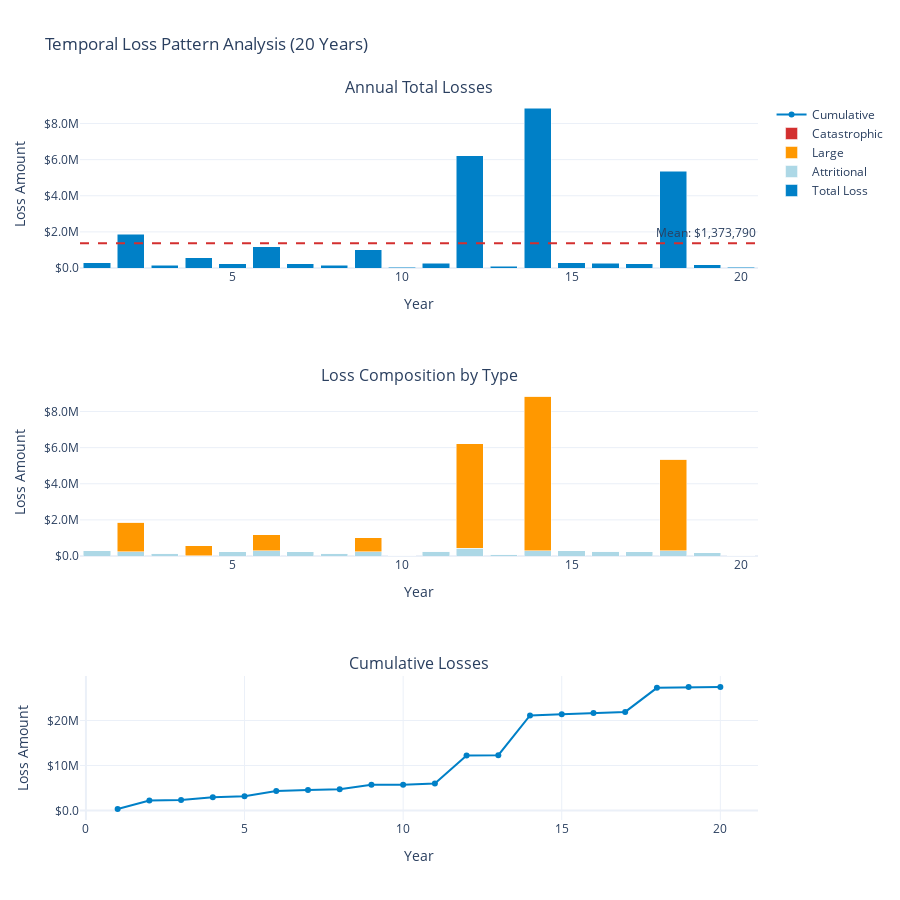

Notebook cell for this chart:
### Markdown cell above
## 2. Temporal Loss Patterns

### Code cell
def simulate_temporal_losses(years=10, seed=42):
    """Simulate losses over multiple years."""
    
    generator = ManufacturingLossGenerator(
        attritional_params={
            'base_frequency': 5.0,
            'severity_mean': 50_000,
            'severity_cv': 0.8
        },
        large_params={
            'base_frequency': 0.5,
            'severity_mean': 2_000_000,
            'severity_cv': 1.2
        },
        catastrophic_params={
            'base_frequency': 0.02,
            'severity_xm': 10_000_000,
            'severity_alpha': 2.5
        },
        seed=seed
    )
    
    yearly_data = []
    
    for year in range(years):
        events, stats = generator.generate_losses(duration=1.0, revenue=10_000_000)
        
        yearly_data.append({
            'year': year + 1,
            'total_loss': stats['total_amount'],
            'num_events': len(events),
            'attritional': sum(e.amount for e in events if e.loss_type == 'attritional'),
            'large': sum(e.amount for e in events if e.loss_type == 'large'),
            'catastrophic': sum(e.amount for e in events if e.loss_type == 'catastrophic')
        })
    
    return pd.DataFrame(yearly_data)

# Simulate temporal losses
temporal_df = simulate_temporal_losses(years=20)

# Create temporal visualization
fig = make_subplots(
    rows=3, cols=1,
    subplot_titles=(
        'Annual Total Losses',
        'Loss Composition by Type',
        'Cumulative Losses'
    ),
    row_heights=[0.35, 0.35, 0.3]
)

# Annual total losses
fig.add_trace(
    go.Bar(
        x=temporal_df['year'],
        y=temporal_df['total_loss'],
        name='Total Loss',
        marker_color=WSJ_COLORS['blue']
    ),
    row=1, col=1
)

# Add mean line
mean_loss = temporal_df['total_loss'].mean()
fig.add_hline(
    y=mean_loss,
    line_dash="dash",
    line_color=WSJ_COLORS['red'],
    annotation_text=f"Mean: ${mean_loss:,.0f}",
    row=1, col=1
)

# Stacked bar chart by type
fig.add_trace(
    go.Bar(
        x=temporal_df['year'],
        y=temporal_df['attritional'],
        name='Attritional',
        marker_color=WSJ_COLORS['light_blue']
    ),
    row=2, col=1
)

fig.add_trace(
    go.Bar(
        x=temporal_df['year'],
        y=temporal_df['large'],
        name='Large',
        marker_color=WSJ_COLORS['orange']
    ),
    row=2, col=1
)

fig.add_trace(
    go.Bar(
        x=temporal_df['year'],
        y=temporal_df['catastrophic'],
        name='Catastrophic',
        marker_color=WSJ_COLORS['red']
    ),
    row=2, col=1
)

# Cumulative losses
temporal_df['cumulative'] = temporal_df['total_loss'].cumsum()
fig.add_trace(
    go.Scatter(
        x=temporal_df['year'],
        y=temporal_df['cumulative'],
        mode='lines+markers',
        name='Cumulative',
        line=dict(color=WSJ_COLORS['blue'], width=2)
    ),
    row=3, col=1
)

# Update layout
fig.update_layout(
    height=900,
    showlegend=True,
    title_text="Temporal Loss Pattern Analysis (20 Years)",
    template='plotly_white',
    barmode='stack'
)

fig.update_xaxes(title_text="Year")
fig.update_yaxes(title_text="Loss Amount", tickformat='$.2s')

fig.show()

# Summary statistics
print("\nTemporal Loss Statistics:")
print("="*50)
print(f"Mean annual loss: ${temporal_df['total_loss'].mean():,.0f}")
print(f"Std deviation: ${temporal_df['total_loss'].std():,.0f}")
print(f"Coefficient of variation: {temporal_df['total_loss'].std()/temporal_df['total_loss'].mean():.2f}")
print(f"Min annual loss: ${temporal_df['total_loss'].min():,.0f}")
print(f"Max annual loss: ${temporal_df['total_loss'].max():,.0f}")
print(f"Years with catastrophic losses: {(temporal_df['catastrophic'] > 0).sum()}")

### Figure 1 — Plotly figure (JSON) as saved in the notebook; plotly's stock layout.template omitted (floating-point values rounded to 4 significant figures)
{"data": [{"marker": {"color": "#0080C7"}, "name": "Total Loss", "type": "bar", "x": [1, 2, 3, 4, 5, 6, 7, 8, 9, 10, 11, 12, 13, 14, 15, 16, 17, 18, 19, 20], "xaxis": "x", "y": [299400.0, 1879000.0, 159800.0, 564600.0, 238700.0, 1179000.0, 226500.0, 141200.0, 1010000.0, 37330.0, 250200.0, 6216000.0, 96900.0, 8835000.0, 278700.0, 266300.0, 245300.0, 5349000.0, 173800.0, 29630.0], "yaxis": "y"}, {"marker": {"color": "#ADD8E6"}, "name": "Attritional", "type": "bar", "x": [1, 2, 3, 4, 5, 6, 7, 8, 9, 10, 11, 12, 13, 14, 15, 16, 17, 18, 19, 20], "xaxis": "x2", "y": [299400.0, 246700.0, 159800.0, 21770.0, 238700.0, 283000.0, 226500.0, 141200.0, 237400.0, 37330.0, 250200.0, 420000.0, 96900.0, 286700.0, 278700.0, 266300.0, 245300.0, 283100.0, 173800.0, 29630.0], "yaxis": "y2"}, {"marker": {"color": "#FF9800"}, "name": "Large", "type": "bar", "x": [1, 2, 3, 4, 5, 6, 7, 8, 9, 10, 11, 12, 13, 14, 15, 16, 17, 18, 19, 20], "xaxis": "x2", "y": [0.0, 1633000.0, 0.0, 542900.0, 0.0, 895500.0, 0.0, 0.0, 772600.0, 0.0, 0.0, 5796000.0, 0.0, 8548000.0, 0.0, 0.0, 0.0, 5066000.0, 0.0, 0.0], "yaxis": "y2"}, {"marker": {"color": "#D32F2F"}, "name": "Catastrophic", "type": "bar", "x": [1, 2, 3, 4, 5, 6, 7, 8, 9, 10, 11, 12, 13, 14, 15, 16, 17, 18, 19, 20], "xaxis": "x2", "y": [0, 0, 0, 0, 0, 0, 0, 0, 0, 0, 0, 0, 0, 0, 0, 0, 0, 0, 0, 0], "yaxis": "y2"}, {"line": {"color": "#0080C7", "width": 2}, "mode": "lines+markers", "name": "Cumulative", "type": "scatter", "x": [1, 2, 3, 4, 5, 6, 7, 8, 9, 10, 11, 12, 13, 14, 15, 16, 17, 18, 19, 20], "xaxis": "x3", "y": [299400.0, 2179000.0, 2339000.0, 2903000.0, 3142000.0, 4321000.0, 4547000.0, 4688000.0, 5698000.0, 5736000.0, 5986000.0, 12200000.0, 12300000.0, 21130000.0, 21410000.0, 21680000.0, 21920000.0, 27270000.0, 27450000.0, 27480000.0], "yaxis": "y3"}], "layout": {"annotations": [{"font": {"size": 16}, "showarrow": false, "text": "Annual Total Losses", "x": 0.5, "xanchor": "center", "xref": "paper", "y": 1.0, "yanchor": "bottom", "yref": "paper"}, {"font": {"size": 16}, "showarrow": false, "text": "Loss Composition by Type", "x": 0.5, "xanchor": "center", "xref": "paper", "y": 0.6, "yanchor": "bottom", "yref": "paper"}, {"font": {"size": 16}, "showarrow": false, "text": "Cumulative Losses", "x": 0.5, "xanchor": "center", "xref": "paper", "y": 0.2, "yanchor": "bottom", "yref": "paper"}, {"showarrow": false, "text": "Mean: $1,373,790", "x": 1, "xanchor": "right", "xref": "x domain", "y": 1374000.0, "yanchor": "bottom", "yref": "y"}], "barmode": "stack", "height": 900, "shapes": [{"line": {"color": "#D32F2F", "dash": "dash"}, "type": "line", "x0": 0, "x1": 1, "xref": "x domain", "y0": 1374000.0, "y1": 1374000.0, "yref": "y"}], "showlegend": true, "title": {"text": "Temporal Loss Pattern Analysis (20 Years)"}, "xaxis": {"anchor": "y", "domain": [0.0, 1.0], "title": {"text": "Year"}}, "xaxis2": {"anchor": "y2", "domain": [0.0, 1.0], "title": {"text": "Year"}}, "xaxis3": {"anchor": "y3", "domain": [0.0, 1.0], "title": {"text": "Year"}}, "yaxis": {"anchor": "x", "domain": [0.7667, 1.0], "tickformat": "$.2s", "title": {"text": "Loss Amount"}}, "yaxis2": {"anchor": "x2", "domain": [0.3667, 0.6], "tickformat": "$.2s", "title": {"text": "Loss Amount"}}, "yaxis3": {"anchor": "x3", "domain": [0.0, 0.2], "tickformat": "$.2s", "title": {"text": "Loss Amount"}}}}
